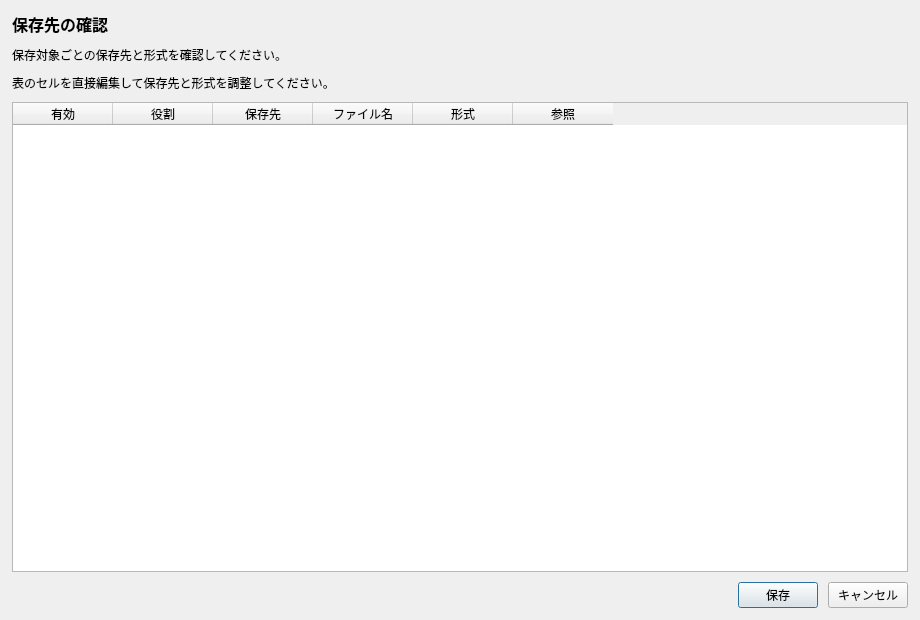
<?xml version="1.0" encoding="UTF-8"?>
<ui version="4.0">
 <class>MultipleSaveTargetsDialog</class>
 <widget class="QDialog" name="MultipleSaveTargetsDialog">
  <property name="geometry">
   <rect>
    <x>0</x>
    <y>0</y>
    <width>920</width>
    <height>620</height>
   </rect>
  </property>
  <property name="windowTitle">
   <string>Save Targets</string>
  </property>
  <property name="modal">
   <bool>true</bool>
  </property>
  <layout class="QVBoxLayout" name="layoutMain">
   <property name="spacing">
    <number>10</number>
   </property>
   <property name="leftMargin">
    <number>12</number>
   </property>
   <property name="topMargin">
    <number>12</number>
   </property>
   <property name="rightMargin">
    <number>12</number>
   </property>
   <property name="bottomMargin">
    <number>12</number>
   </property>
   <item>
    <widget class="QLabel" name="labelTitle">
     <property name="font">
      <font>
       <pointsize>12</pointsize>
       <bold>true</bold>
      </font>
     </property>
     <property name="text">
      <string>保存先の確認</string>
     </property>
    </widget>
   </item>
   <item>
    <widget class="QLabel" name="labelDescription">
     <property name="text">
      <string>保存対象ごとの保存先と形式を確認してください。</string>
     </property>
     <property name="wordWrap">
      <bool>true</bool>
     </property>
    </widget>
   </item>
   <item>
    <widget class="QLabel" name="labelTableHint">
     <property name="text">
      <string>表のセルを直接編集して保存先と形式を調整してください。</string>
     </property>
     <property name="wordWrap">
      <bool>true</bool>
     </property>
    </widget>
   </item>
   <item>
    <widget class="QTableWidget" name="tableSaveTargets">
     <property name="editTriggers">
      <set>QAbstractItemView::EditTrigger::DoubleClicked|QAbstractItemView::EditTrigger::EditKeyPressed|QAbstractItemView::EditTrigger::SelectedClicked</set>
     </property>
     <property name="alternatingRowColors">
      <bool>true</bool>
     </property>
     <property name="selectionMode">
      <enum>QAbstractItemView::SelectionMode::SingleSelection</enum>
     </property>
     <property name="selectionBehavior">
      <enum>QAbstractItemView::SelectionBehavior::SelectRows</enum>
     </property>
     <property name="columnCount">
      <number>6</number>
     </property>
     <attribute name="horizontalHeaderStretchLastSection">
      <bool>false</bool>
     </attribute>
     <attribute name="verticalHeaderVisible">
      <bool>false</bool>
     </attribute>
     <column>
      <property name="text">
       <string>有効</string>
      </property>
     </column>
     <column>
      <property name="text">
       <string>役割</string>
      </property>
     </column>
     <column>
      <property name="text">
       <string>保存先</string>
      </property>
     </column>
     <column>
      <property name="text">
       <string>ファイル名</string>
      </property>
     </column>
     <column>
      <property name="text">
       <string>形式</string>
      </property>
     </column>
     <column>
      <property name="text">
       <string>参照</string>
      </property>
     </column>
    </widget>
   </item>
   <item>
    <layout class="QHBoxLayout" name="hlBottomButton">
     <item>
      <spacer name="horizontalSpacer">
       <property name="orientation">
        <enum>Qt::Orientation::Horizontal</enum>
       </property>
       <property name="sizeHint" stdset="0">
        <size>
         <width>40</width>
         <height>20</height>
        </size>
       </property>
      </spacer>
     </item>
     <item>
      <widget class="QPushButton" name="btnSave">
       <property name="text">
        <string>保存</string>
       </property>
      </widget>
     </item>
     <item>
      <widget class="QPushButton" name="btnCancel">
       <property name="text">
        <string>キャンセル</string>
       </property>
      </widget>
     </item>
    </layout>
   </item>
  </layout>
 </widget>
 <resources/>
 <connections/>
</ui>
